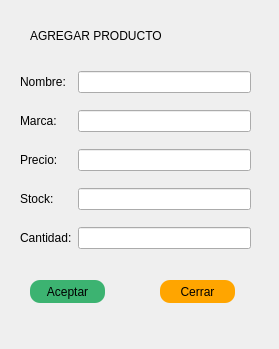
<?xml version="1.0" encoding="UTF-8"?>
<ui version="4.0">
 <class>agregarProducto</class>
 <widget class="QDialog" name="agregarProducto">
  <property name="geometry">
   <rect>
    <x>0</x>
    <y>0</y>
    <width>279</width>
    <height>349</height>
   </rect>
  </property>
  <property name="windowTitle">
   <string>Dialog</string>
  </property>
  <property name="styleSheet">
   <string notr="true">QLabel#titule{
	font: 14pt &quot;Verdana&quot;;
}

QPushButton{
	font: 10pt &quot;Georgia&quot;;
}

QPushButton#qpb_aceptar{ 
	background-color: #3CB371;
	border: none;
	border-radius: 10px;
}

QPushButton#qpb_cerrar{ 
	background-color: #FFA500;
	border: none;
	border-radius: 10px;
}

#qpb_aceptar:hover{
	background-color:rgb(152, 251, 152)
}

#qpb_cerrar:hover{
	background-color:#FF4500
}</string>
  </property>
  <widget class="QPushButton" name="qpb_aceptar">
   <property name="geometry">
    <rect>
     <x>30</x>
     <y>280</y>
     <width>75</width>
     <height>23</height>
    </rect>
   </property>
   <property name="text">
    <string>Aceptar</string>
   </property>
  </widget>
  <widget class="QPushButton" name="qpb_cerrar">
   <property name="geometry">
    <rect>
     <x>160</x>
     <y>280</y>
     <width>75</width>
     <height>23</height>
    </rect>
   </property>
   <property name="text">
    <string>Cerrar</string>
   </property>
  </widget>
  <widget class="QLabel" name="titule">
   <property name="geometry">
    <rect>
     <x>30</x>
     <y>20</y>
     <width>211</width>
     <height>31</height>
    </rect>
   </property>
   <property name="text">
    <string>AGREGAR PRODUCTO</string>
   </property>
  </widget>
  <widget class="QWidget" name="layoutWidget">
   <property name="geometry">
    <rect>
     <x>20</x>
     <y>60</y>
     <width>231</width>
     <height>201</height>
    </rect>
   </property>
   <layout class="QGridLayout" name="gridLayout">
    <item row="1" column="0">
     <widget class="QLabel" name="label_3">
      <property name="text">
       <string>Marca:</string>
      </property>
     </widget>
    </item>
    <item row="2" column="0">
     <widget class="QLabel" name="label_4">
      <property name="text">
       <string>Precio:</string>
      </property>
     </widget>
    </item>
    <item row="0" column="1">
     <widget class="QLineEdit" name="txtnombre"/>
    </item>
    <item row="0" column="0">
     <widget class="QLabel" name="label_2">
      <property name="text">
       <string>Nombre: </string>
      </property>
     </widget>
    </item>
    <item row="1" column="1">
     <widget class="QLineEdit" name="txtmarca"/>
    </item>
    <item row="4" column="1">
     <widget class="QLineEdit" name="txtcantidad">
      <property name="placeholderText">
       <string/>
      </property>
     </widget>
    </item>
    <item row="3" column="1">
     <widget class="QLineEdit" name="txtstock">
      <property name="placeholderText">
       <string/>
      </property>
     </widget>
    </item>
    <item row="4" column="0">
     <widget class="QLabel" name="label_6">
      <property name="text">
       <string>Cantidad:</string>
      </property>
     </widget>
    </item>
    <item row="3" column="0">
     <widget class="QLabel" name="label_5">
      <property name="text">
       <string>Stock:</string>
      </property>
     </widget>
    </item>
    <item row="2" column="1">
     <widget class="QLineEdit" name="txtprecio">
      <property name="placeholderText">
       <string/>
      </property>
     </widget>
    </item>
   </layout>
  </widget>
 </widget>
 <resources/>
 <connections/>
</ui>
